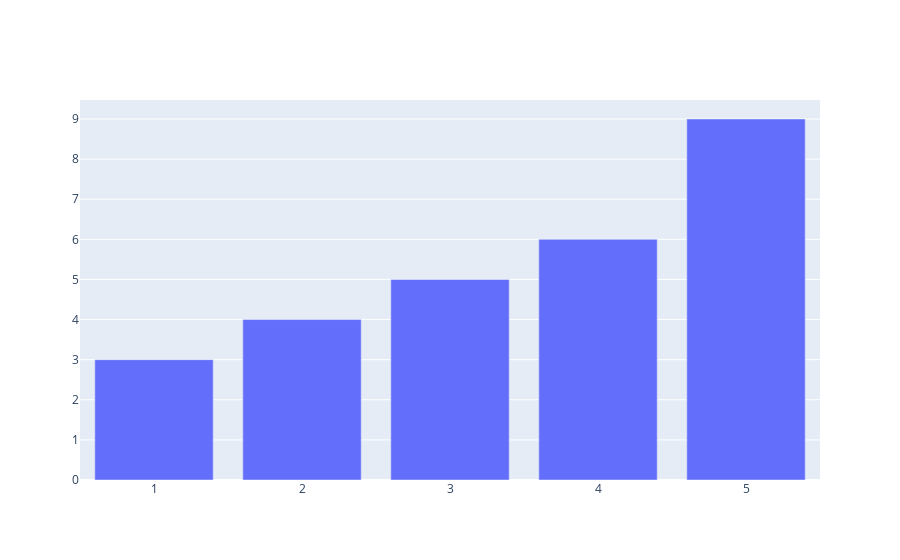

Here is the notebook cell this chart was saved with:
### Markdown cell above
## (E). Ploting Bar Plot

### Code cell
fig = go.Figure() # Bar plot is used Visualise categorical data
fig.add_trace(go.Bar(x=[1,2,3,4,5],y=[3,4,5,6,9]))

### Figure 1 — Plotly figure (JSON) as saved in the notebook; plotly's stock layout.template omitted (floating-point values rounded to 4 significant figures)
{"data": [{"type": "bar", "x": [1, 2, 3, 4, 5], "y": [3, 4, 5, 6, 9]}], "layout": {}}
